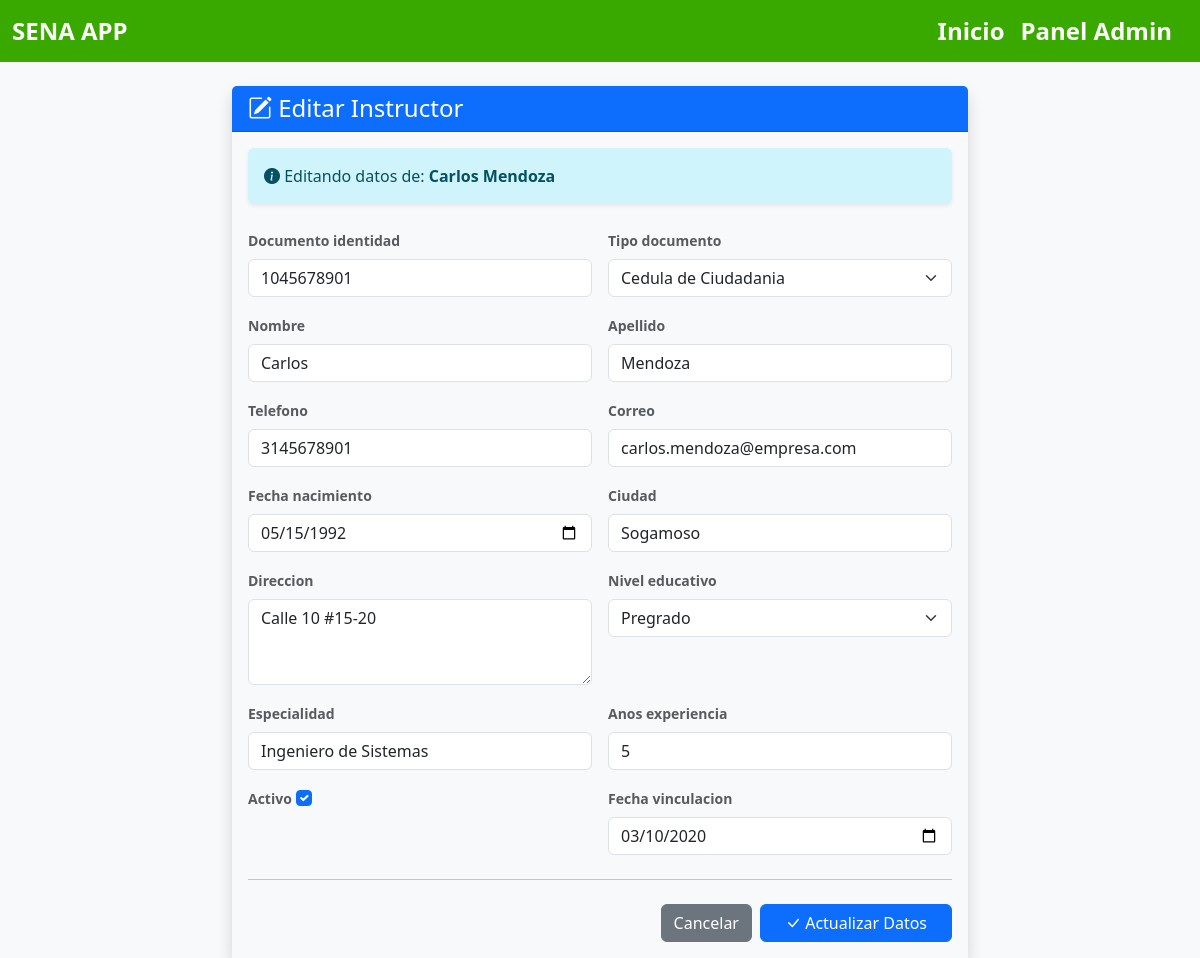
/instructores/editar/1/, run on the app's committed database.
### instructores/models.py (models this page shows, shortened)
class Instructor(models.Model):
    TIPO_DOCUMENTO_CHOICES = [
        ('CC', 'Cedula de Ciudadania'),
        ('TI', 'Tarjeta de Identidad'),
        ('CE', 'Cedula de Extranjeria'),
        ('PA', 'Pasaporte')
    ]
    NIVEL_EDUCATIVO_CHOICES = [
        ('PRE', 'Pregrado'),
        ('TEC', 'Tecnico'),
        ('TEG', 'Tecnologo'),
        ('ESP', 'Especializacion'),
        ('MAE', 'Maestria'),
        ('DOC', 'Doctorado'),
    ]
    documento_identidad = models.CharField(max_length=20, unique=True)
    tipo_documento = models.CharField(max_length=3, choices=TIPO_DOCUMENTO_CHOICES, default='CC')
    nombre = models.CharField(max_length=100)
    apellido = models.CharField(max_length=100)
    telefono = models.CharField(max_length=10, null=True)
    correo = models.EmailField(null=True)
    fecha_nacimiento = models.DateField()
    ciudad = models.CharField(max_length=100, null=True)
    direccion = models.TextField(null=True)
    nivel_educativo = models.CharField(max_length=3, choices=NIVEL_EDUCATIVO_CHOICES, default='MAE')
    especialidad = models.CharField(max_length=100)
    anos_experiencia = models.PositiveIntegerField()
    activo = models.BooleanField(default=True)
    fecha_vinculacion = models.DateField()
    fecha_registro = models.DateTimeField(auto_now_add=True)

### instructores/views.py (the view, shortened to what this page needs)
# urls.py: path('editar/<int:pk>/', views.InstructorUpdateView.as_view(), name='editar_instructor'),
class InstructorUpdateView(UpdateView):
    model = Instructor
    form_class = InstructorForm
    template_name = 'instructores/modificar_instructor.html' # Nombre estandarizado
    success_url = reverse_lazy('instructores:lista_instructores')

### instructores/Templates/instructores/modificar_instructor.html (shortened to what this page needs)
{% extends "master.html" %}
{% block content %}
<div class="container mt-4">
    <div class="row justify-content-center">
        <div class="col-md-8">
            <div class="card shadow border-0">
                <div class="card-header bg-primary text-white">
                    <h4 class="mb-0"><i class="bi bi-pencil-square"></i> Editar Instructor</h4>
                </div>
                <div class="card-body bg-light">
                    <div class="alert alert-info border-0 shadow-sm mb-4">
                        <i class="bi bi-info-circle-fill"></i> Editando datos de: <strong>{{ object.nombre }} {{ object.apellido }}</strong>
                    </div>
                    <form method="post" novalidate>
                        <div class="row g-3">
                            {% for field in form %}
                            <div class="col-md-6">
                                <label class="form-label fw-bold small text-muted">{{ field.label }}</label>
                                {{ field }}
                            </div>
                            {% endfor %}
                        </div>
                        <hr class="my-4">
                        <div class="d-flex justify-content-end gap-2">
                            <a href="{% url 'instructores:lista_instructores' %}" class="btn btn-secondary">
                                Cancelar
                            </a>
                            <button type="submit" class="btn btn-primary px-4">
                                <i class="bi bi-check-lg"></i> Actualizar Datos
                            </button>
                        </div>
                    </form>
                </div>
            </div>
        </div>
    </div>
</div>
{% endblock %}

### aprendices/static/css/estilos.css (style rules this page uses)
body { background-color: #f8f9fa; }

### data on the page
Instructor: nombre "Carlos", apellido "Mendoza", form "1045678901" "Cedula de Ciudadania" "Carlos" "Mendoza" "3145678901" "carlos.mendoza@empresa.com" "05/15/1992" "Sogamoso" "Calle 10 #15-20" "Pregrado" "Ingeniero de Sistemas" "5" "☑" "03/10/2020"

### other printed values
{{ field.label }} "Documento identidad" "Tipo documento" "Nombre" "Apellido" "Telefono" "Correo" "Fecha nacimiento" "Ciudad" "Direccion" "Nivel educativo" "Especialidad" "Anos experiencia" "Activo" "Fecha vinculacion"
